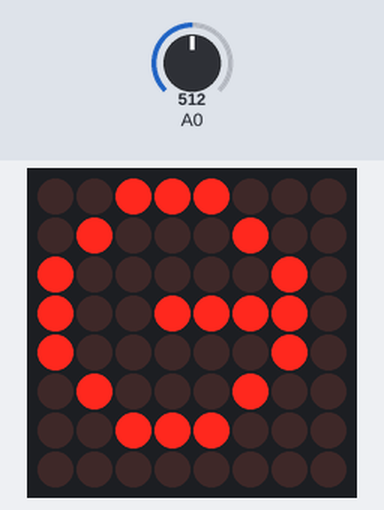
Simulated run of this sketch. Board: Arduino Uno, built with avr-gcc and run on an emulated ATmega328P. Parts: 8×8 LED matrix. The inputs (shaded band) are chosen by the test bench; at power-on: A0 = 512. What the sketch prints to the serial monitor is not drawn.

Above: at 1.9 s.
2.0 s: A0 set to 122
At 2.31 s:
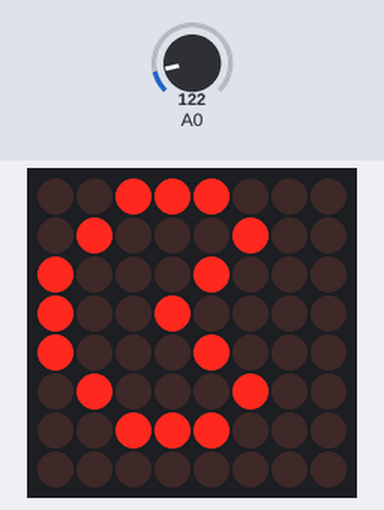

The sketch:

Tarea_3_de_Taller_3B_Matriz.ino
```cpp
#include <LedControl.h>

//Directivas de pre
#define din_matrix  3  //Pin 3 del ardu al din
#define cs_matrix   2  //Pin 2 del ardu al cs
#define clk_matrix  4  //Pin 4 del ardu al clk

// Constructores

LedControl matrixpaulo = LedControl(din_matrix, clk_matrix, cs_matrix, 1);

int pote;


// Variables

byte pacman_wow[8] = { // REAL RONDON
  B00111000,
  B01000100,
  B10001000,
  B10010000,
  B10001000,
  B01000100,
  B00111000,
  B00000000,
};

byte pacman_wownt[8] = { // falso rondon
  B00111000,
  B01000100,
  B10000010,
  B10011110,
  B10000010,
  B01000100,
  B00111000,
  B00000000,
};

void setup() {
  Serial.begin(9600);
  matrixpaulo.shutdown(0, false);
  matrixpaulo.setIntensity(0, 15);
  matrixpaulo.clearDisplay(0);
  Serial.println("Uso de matrriz");

}

void loop() {
  pote = map(analogRead(A0), 0, 1023, 100, 1000);

  for (int i = 0; i < 8; i++) {
    matrixpaulo.setRow(0, i, pacman_wow[i]);
  }
 delay(pote);
  for (int i = 0; i < 8; i++) {
    matrixpaulo.setRow(0, i, pacman_wownt[i]);
  }
  delay(pote);
}
```
